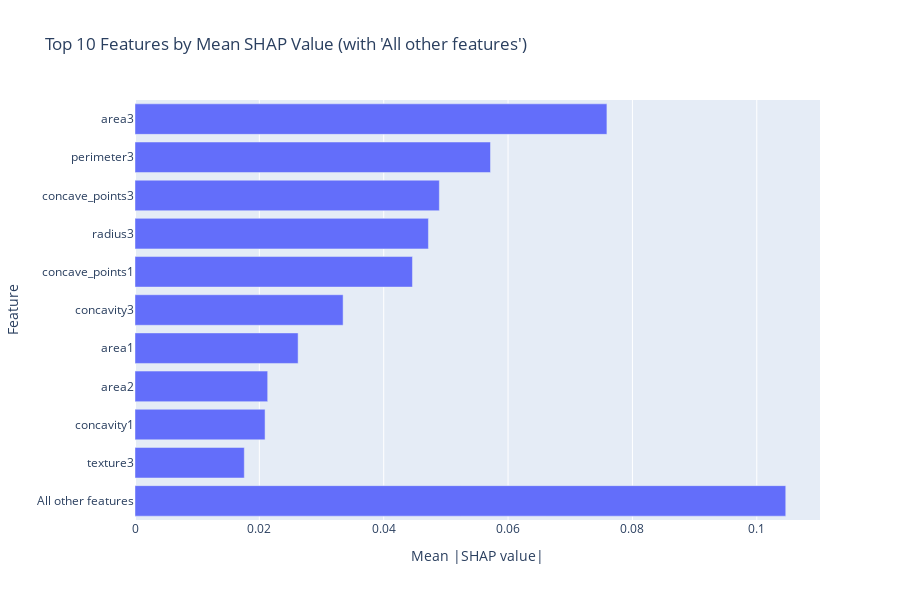

Here is the notebook cell this chart was saved with:
### Markdown cell above
Compute Shapley values to analyse contribution of features to predictions.

- refit model with whole data and random_forest model
- compute and plot Shapley values

### Code cell
m = model.refit_model(df, model_name="random_forest")

X = df.drop(columns=["ID", "Diagnosis"])

explainer = shap.Explainer(m, X)
shap_values = explainer(X)

shap_values_class1 = shap_values.values[:, :, 1]

shap_values_class1_expl = shap.Explanation(
    values=shap_values_class1,
    base_values=shap_values.base_values[:, 1],
    data=X,
    feature_names=X.columns.tolist()
)

mean_abs_shap = np.abs(shap_values_class1).mean(axis=0)
feature_names = X.columns

shap_df = pd.DataFrame({
    "Feature": feature_names,
    "Mean SHAP Value": mean_abs_shap
}).sort_values(by="Mean SHAP Value", ascending=False)

top_k = 10
top_df = shap_df.iloc[:top_k].copy()

if shap_df.shape[0] > top_k:
    others_sum = shap_df.iloc[top_k:]["Mean SHAP Value"].sum()
    other_row = pd.DataFrame([{
        "Feature": "All other features",
        "Mean SHAP Value": others_sum
    }])
    top_df = pd.concat([top_df, other_row], ignore_index=True)

fig = px.bar(
    top_df,
    x="Mean SHAP Value",
    y="Feature",
    orientation="h",
    title=f"Top {top_k} Features by Mean SHAP Value (with 'All other features')",
    labels={"Mean SHAP Value": "Mean |SHAP value|"},
    height=600
)

fig.update_layout(yaxis=dict(autorange="reversed"))
fig.show()

### Figure 1 — Plotly figure (JSON) as saved in the notebook; plotly's stock layout.template omitted (floating-point values rounded to 4 significant figures)
{"data": [{"hovertemplate": "Mean |SHAP value|=%{x}<br>Feature=%{y}<extra></extra>", "legendgroup": "", "marker": {"color": "#636efa", "pattern": {"shape": ""}}, "name": "", "orientation": "h", "showlegend": false, "textposition": "auto", "type": "bar", "x": [0.0759, 0.05717, 0.04895, 0.04719, 0.04462, 0.03347, 0.02623, 0.02134, 0.02092, 0.01758, 0.1047], "xaxis": "x", "y": ["area3", "perimeter3", "concave_points3", "radius3", "concave_points1", "concavity3", "area1", "area2", "concavity1", "texture3", "All other features"], "yaxis": "y"}], "layout": {"barmode": "relative", "height": 600, "legend": {"tracegroupgap": 0}, "title": {"text": "Top 10 Features by Mean SHAP Value (with 'All other features')"}, "xaxis": {"anchor": "y", "domain": [0, 1], "title": {"text": "Mean |SHAP value|"}}, "yaxis": {"anchor": "x", "autorange": "reversed", "domain": [0, 1], "title": {"text": "Feature"}}}}
